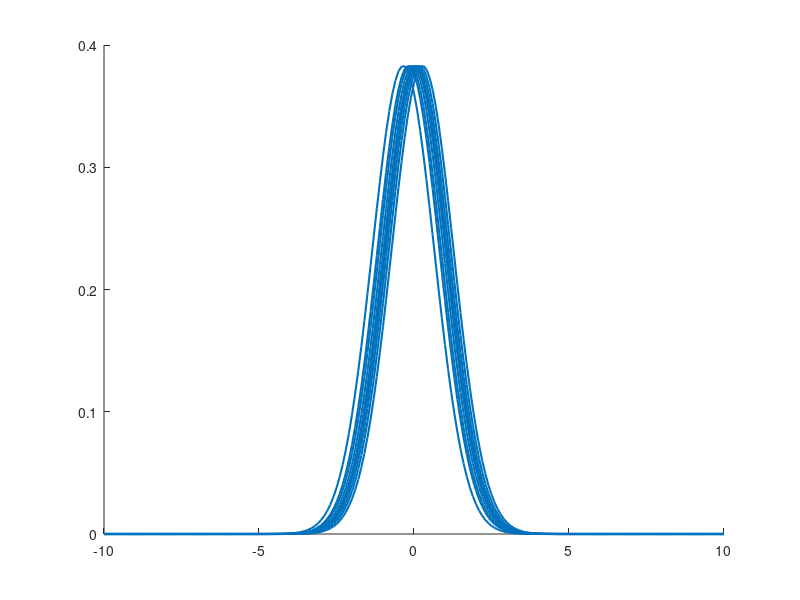

Reproduce this figure in MATLAB. (Note: this script raises an error after producing the figure.)
clear; close all;
load IR_100.mat

cmap = lines(max(labels));
hold on;

for i = 1:max(labels)
    % Find indices corresponding to the current label
    idx = find(labels == i);
    % Plot all curves for the current label
    h = plot(grid, Data(:, idx), 'Color', cmap(i, :), 'LineWidth', 1.5);
    
    % For multiple lines in one call, hide all but the first from the legend
    if numel(h) > 1
        set(h(2:end), 'HandleVisibility', 'off');
    end
    % Set the legend label for the first curve
    h(1).DisplayName = ['Cluster ' num2str(i)];
end

legend('show');


temp(25,15,15);
